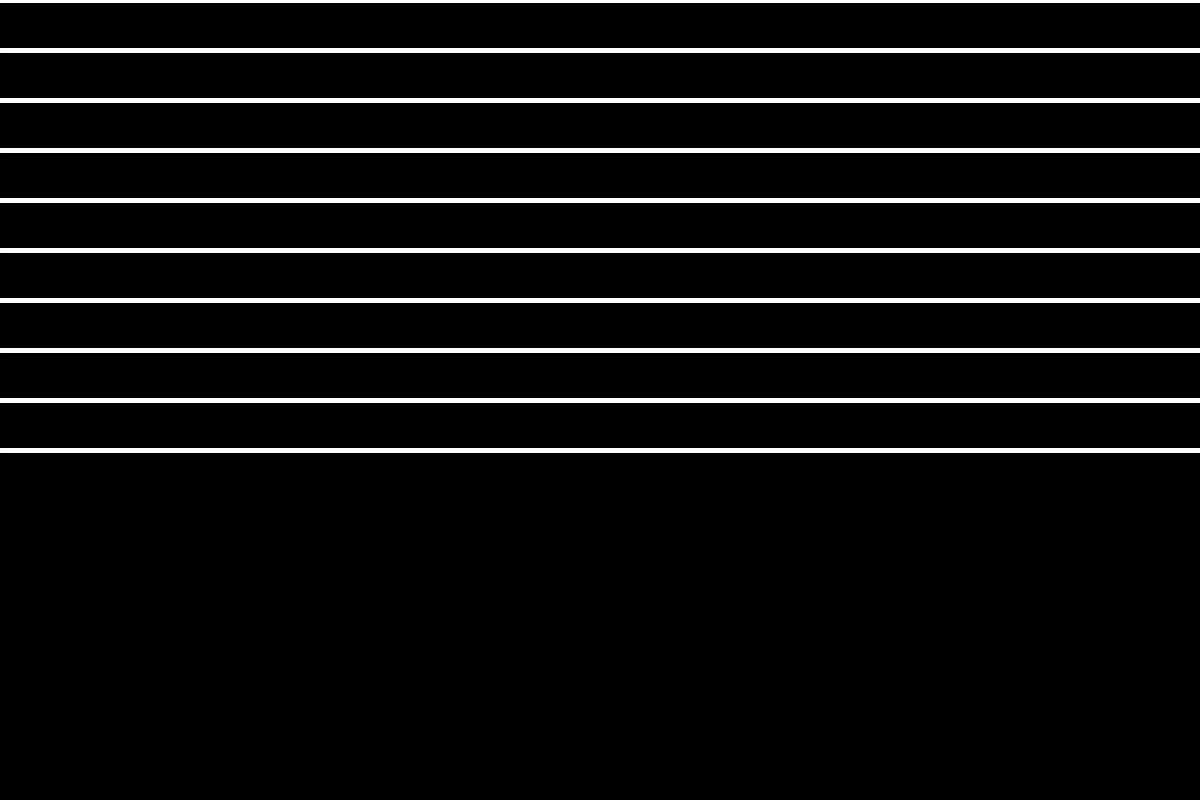
Frame 1 (no input)
Frame 60 (the mouse pressed at the canvas centre just before this capture): identical to frame 1, image omitted
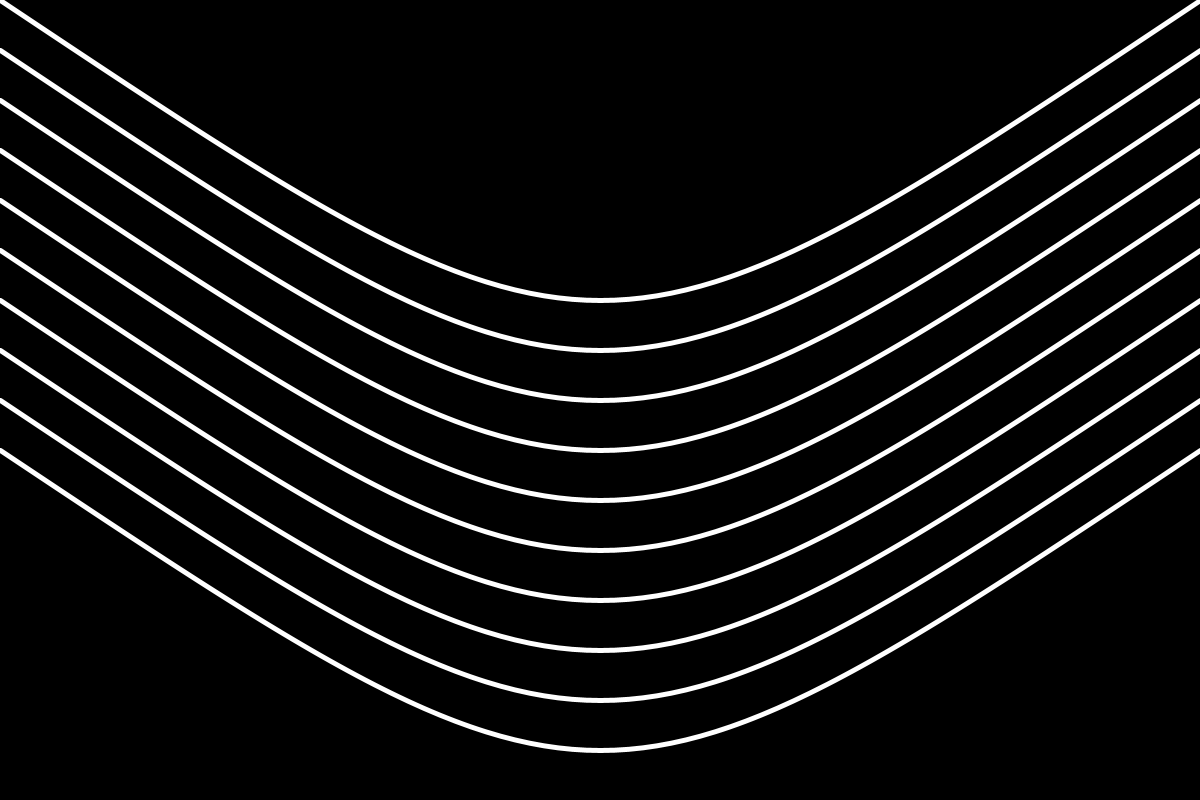
Frame 120 (the mouse held since frame 60 and released just before this capture)

The Processing sketch that drew these frames (run headless with seeded random() and noise(); from frame 60 on, the mouse is pressed at the canvas centre):

// Processing sketch: bezier2
// ── bezier2.pde
/*
Draws arched bezier curves across screen.
the bezier control point follows the mouse
*/

class Arch {
  // begin and end point
  int X1, Y1, X2, Y2, Bx, By;
  
  Arch(int x1, int y1, int x2, int y2){
    X1 = x1;
    Y1 = y1;
    X2 = x2;
    Y2 = y2;
    
    Bx = (X1 + X2) / 2;
    By = (Y1 + Y2) / 2;
  }
  
  void B( int x, int y){
    Bx = x;
    By = y;
  }
  
  void Draw()
  {
    
    bezier( X1, Y1, Bx, By,   Bx, By,  X2, Y2 );
  }
  
}

int As = 10;
int diff_a = 50;
int diff_b = 10;
Arch [] arches = new Arch[As];


void setup(){
  size(1200,800);
  for(int x=0; x<As; x++){
    arches[x] = new Arch(0,x*diff_a, width, x*diff_a);
    //arches[x].Draw();
  }
  
}


void draw()
{
  background(0);
  stroke(255);
  strokeWeight(5);
  noFill();
  for(int x=0; x<As; x++){
    arches[x].B(mouseX, mouseY+x*diff_a);
    arches[x].Draw();
  }
}
